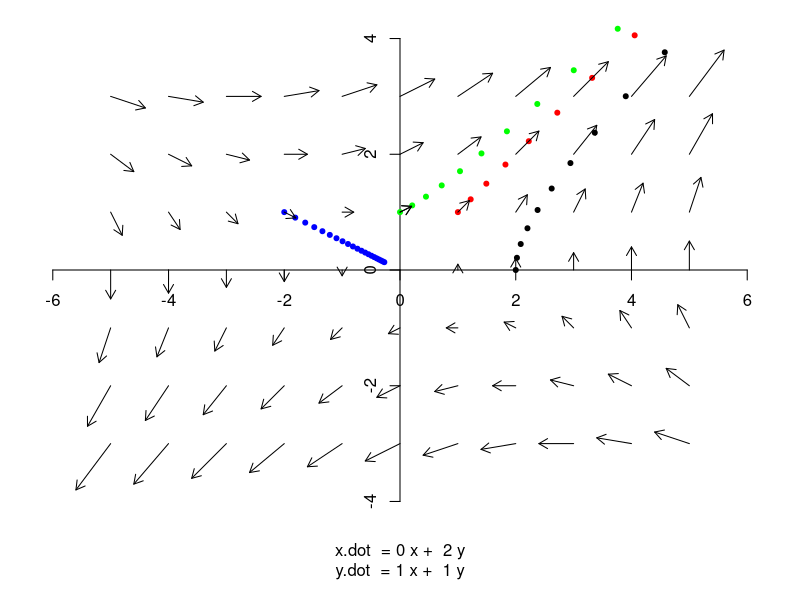
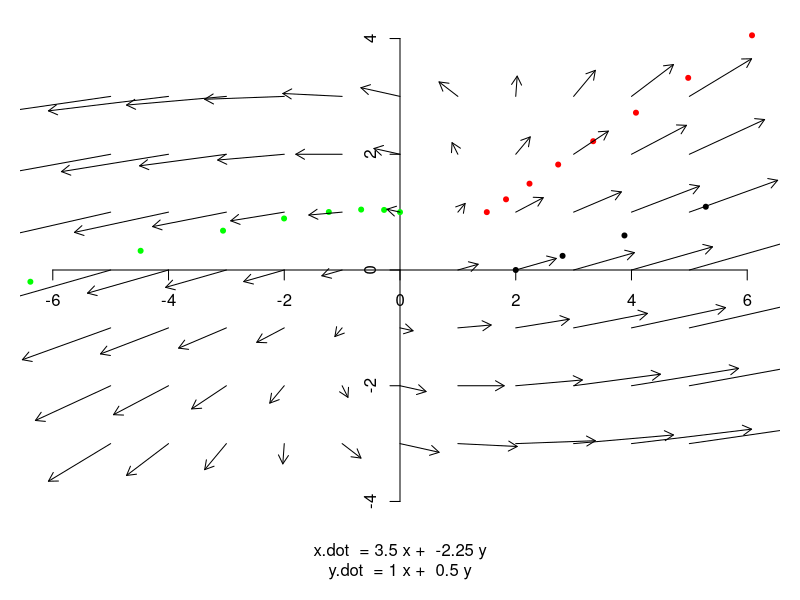
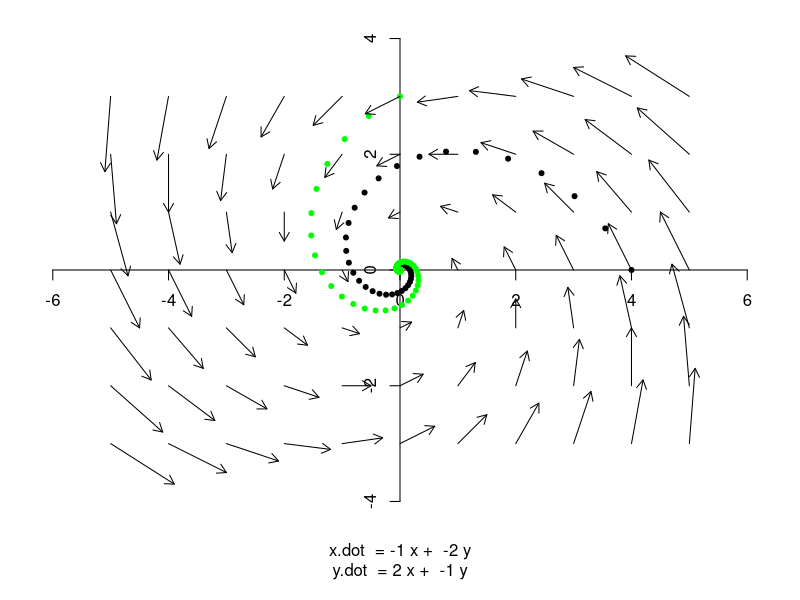
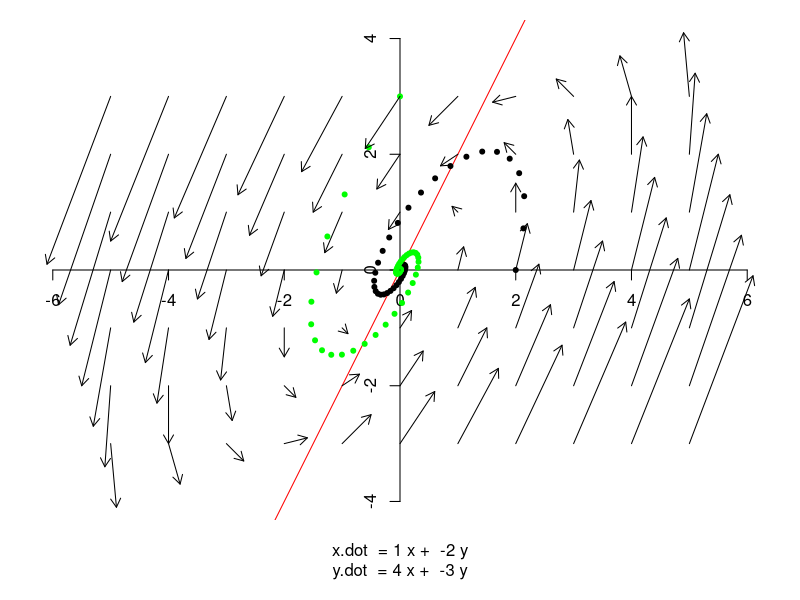

Source code (R) for these figures, in order:
#Math 23 Script 3.1C-DiffEquations.R

#Last modified October 25, 2014 by Paul Bamberg

#Topic 1 - Two real eigenvalues
#Since we know how to find the eigenvalues and eigenvectors for matrix A,
#we'll just construct the matrix from the eigenvalues and eigenvectors.
#You can change these to other values if you wish.
L1 <- 2; L2 <- -1   #the eigenvalues
v1 <- c(1,1); v2 <- c(-2,1)  #the eigenvectors
P <- cbind(v1, v2); D <- diag(c(L1,L2)); PInv <- solve(P)
A <- round(P%*%D%*%PInv, digits = 6); A

par(mar=c(4,1,1,1)) #leave room at bottom for the equation
plot(NULL, xlim = c(-4,4),ylim = c(-4,4), xlab = "", ylab = "", axes = FALSE, 
     asp = 1, pch = 20)
axis(1, pos = 0); axis(2, pos = 0)
mtext(paste("x.dot  =", A[1,1],"x + ", A[1,2], "y"),1,1)
mtext(paste("y.dot  =", A[2,1],"x + ", A[2,2], "y"),1,2)

#Calculate the exponential of At
Aexp <- function(t) P%*%diag(c(exp(L1*t),exp(L2*t)))%*%PInv
#Choose an initial value for the vector v
v0 <- c(2,0)
#Choose a sequence of times at which to plot the solution
times <- seq(from = 0, to =2, by = 0.1)
for (t in times)
  points((Aexp(t)%*%v0)[1], (Aexp(t)%*%v0)[2], pch = 20 )
v0 <- c(0,1)
for (t in times)
  points((Aexp(t)%*%v0)[1], (Aexp(t)%*%v0)[2], pch = 20, col = "green" )
#If v0 is an eigenvector the solution moves out or in along a line
for (t in times)
  points((Aexp(t)%*%v1)[1], (Aexp(t)%*%v1)[2], pch = 20, col = "red" )
for (t in times)
  points((Aexp(t)%*%v2)[1], (Aexp(t)%*%v2)[2], pch = 20, col = "blue" )

#The matrix A defines a vector field that specifies
#the velocity vector as a function of position.
plotvec = function(p) {
  velocity <- A%*%p
  arrows(p[1],p[2],p[1]+ 0.1*velocity[1], p[2]+ 0.1*velocity[2], length = 0.1)
}
plotvec(v0)

#We can draw a map of the vector field.
#Every vector is tangent to one of the solution curves.
for (x in -5:5)
  for (y in -3:3)
    plotvec(c(x,y))

#Topic 2 - A repeated real eigenvalue
L <- 2  #the only eigenvalue
v <- c(1.5,1) #the only eigenvector
#Make a nilpotent matrix whose image and kernel are both the eigenvector.
N <- cbind(v, -(v[1]/v[2])*v); N; N%*%N
A <- diag(c(L,L))+ N; A   #guaranteed to have a repeated eigenvalue of L.

plot(NULL, xlim = c(-4,4),ylim = c(-4,4), xlab = "", ylab = "", axes = FALSE, asp = 1, pch = 20)
axis(1, pos = 0); axis(2, pos = 0)
mtext(paste("x.dot  =", A[1,1],"x + ", A[1,2], "y"),1,1)
mtext(paste("y.dot  =", A[2,1],"x + ", A[2,2], "y"),1,2)

#Calculate the exponential of At
Aexp <- function(t) diag(c(exp(L*t),exp(L*t)))%*%(diag(c(1,1))+ t*N)
#Choose an initial value for the vector v
v0 <- c(2,0)
#Choose a sequence of times at which to plot the solution
times <- seq(from = 0, to =2, by = 0.1)
for (t in times)
  points((Aexp(t)%*%v0)[1], (Aexp(t)%*%v0)[2], pch = 20 )
v0 <- c(0,1)
for (t in times)
  points((Aexp(t)%*%v0)[1], (Aexp(t)%*%v0)[2], pch = 20, col = "green" )
#If v0 is the eigenvector the solution moves out or in along a line
for (t in times)
  points((Aexp(t)%*%v)[1], (Aexp(t)%*%v)[2], pch = 20, col = "red" )

#The matrix A defines a vector field that specifies
#the velocity vector as a function of position.
plotvec = function(p) {
  velocity <- A%*%p
  arrows(p[1],p[2],p[1]+ 0.1*velocity[1], p[2]+ 0.1*velocity[2], length = 0.1)
}

#We can draw a map of the vector field.
#Every vector is tangent to one of the solution curves.
for (x in -5:5)
  for (y in -3:3)
    plotvec(c(x,y))

#Topic 3 - Complex conjugate eigenvalues
a <-  -1  #the real part of the eigenvalue for spiraling in 
#a <-  0.2  #the real part of the eigenvalue for spiraling out 
#a <-  0  #the real part of the eigenvalue for circles or ellipses
b <-  2  #the imaginary part of the eigenvalue

#Make a conformal matrix from the eigenvalue
C <- matrix(c(a,b,-b,a),2); C
#First just use the conformal matrix
A <- C

plot(NULL, xlim = c(-4,4),ylim = c(-4,4), xlab = "", ylab = "", axes = FALSE, asp = 1, pch = 20)
axis(1, pos = 0); axis(2, pos = 0)
mtext(paste("x.dot  =", A[1,1],"x + ", A[1,2], "y"),1,1)
mtext(paste("y.dot  =", A[2,1],"x + ", A[2,2], "y"),1,2)

#Calculate the exponential of At
Aexp <- function(t) exp(a*t)*(cos(b*t)*diag(c(1,1)) + sin(b*t)*matrix(c(0,1,-1,0),2))
#Choose an initial value for the vector v
v0 <- c(4,0)
#Choose a sequence of times at which to plot the solution
times <- seq(from = 0, to =6, by = 0.1)
for (t in times)
  points((Aexp(t)%*%v0)[1], (Aexp(t)%*%v0)[2], pch = 20 )
v0 <- c(0,3)
for (t in times)
  points((Aexp(t)%*%v0)[1], (Aexp(t)%*%v0)[2], pch = 20, col = "green" )

#We can draw a map of the vector field.
#Every vector is tangent to one of the solution curves.
for (x in -5:5)
  for (y in -3:3)
    plotvec(c(x,y))

#Now make a different matrix with the same complex eigenvalues
#The second column of P is what makes the difference
p22 <- 2
P <- matrix(c(1,0,1,p22), 2) ; PInv = solve(P)
A <- P%*%C%*%PInv

plot(NULL, xlim = c(-4,4),ylim = c(-4,4), xlab = "", ylab = "", axes = FALSE, asp = 1, pch = 20)
axis(1, pos = 0); axis(2, pos = 0)
mtext(paste("x.dot  =", A[1,1],"x + ", A[1,2], "y"),1,1)
mtext(paste("y.dot  =", A[2,1],"x + ", A[2,2], "y"),1,2)
#Show the direction of the second column of P
abline(0,p22, col = "red")

#Calculate the exponential of At
Aexp <- function(t) P%*%(exp(a*t)*(cos(b*t)*diag(c(1,1)) + sin(b*t)*matrix(c(0,1,-1,0),2)))%*%PInv
#Choose an initial value for the vector v
v0 <- c(2,0)
#Choose a sequence of times at which to plot the solution
times <- seq(from = 0, to =6, by = 0.1)
for (t in times)
  points((Aexp(t)%*%v0)[1], (Aexp(t)%*%v0)[2], pch = 20 )
v0 <- c(0,3)
for (t in times)
  points((Aexp(t)%*%v0)[1], (Aexp(t)%*%v0)[2], pch = 20, col = "green" )

#We can draw a map of the vector field.
#Every vector is tangent to one of the solution curves.
for (x in -5:5)
  for (y in -3:3)
    plotvec(c(x,y))

